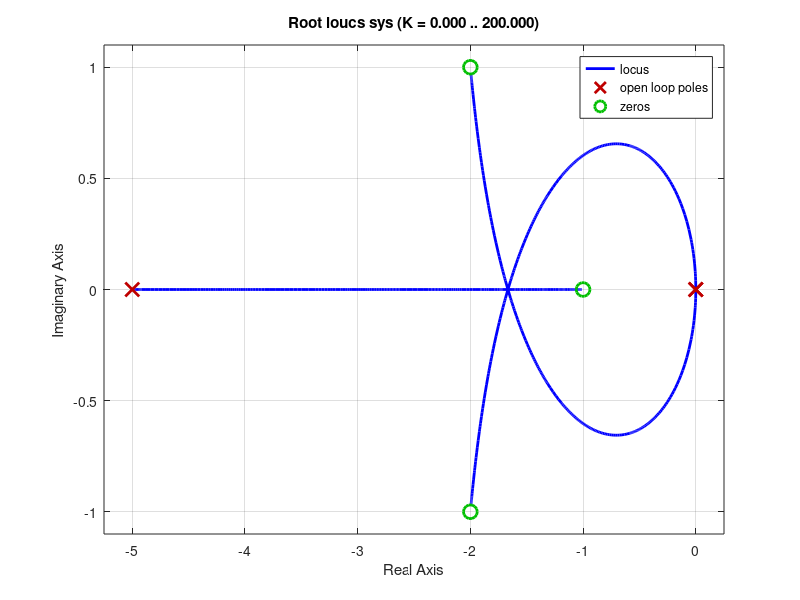

Recreate this plot in MATLAB. (Note: this script raises an error after producing the figure.)
% Definindo o numerador e denominador
num = [1 5 9 5];          % s + 2
den = [1 5 0 0];      % s^2 - 4s + 13

% Criando a função de transferência
sys = tf(num, den);

% Plotando o Lugar das Raízes
rlocus(sys);
grid on;


[p, z, LS, sigma_A, phi_A, sigma_out, w_cross, phi_in, theta_out] = root_locus_out(num, den);
%%
fprintf('\n==========================================================\n');
fprintf('          RESULTADOS DO LUGAR DAS RAÍZES (LGR)            \n');
fprintf('==========================================================\n');

fprintf('Polos (p):          %s\n', mat2str(p, 3));
fprintf('Zeros (z):          %s\n', mat2str(z, 3));
fprintf('Ganho Limite (Ls):  %.4f\n', LS);

fprintf('------------------- ASSÍNTOTAS ---------------------------\n');
fprintf('Centroide (sigma_A): %.3f\n', sigma_A);
fprintf('Ângulos (phi_A):     %s°\n', mat2str(phi_A, 3));

fprintf('------------------- PONTOS CRÍTICOS ----------------------\n');
fprintf('Singularidades (sigma_out): %s\n', mat2str(sigma_out, 3));
fprintf('Cruzamento Jw (w_c):        %s rad/s\n', mat2str(w_cross, 3));

fprintf('------------------- ÂNGULOS DE PARTIDA/CHEGADA -----------\n');
fprintf('Partida (phi_in):    %s°\n', mat2str(phi_in, 3));
fprintf('Chegada (theta_out): %s°\n', mat2str(theta_out, 3));

fprintf('==========================================================\n\n');
   

fprintf('=======b)=====\n\n');
s_i = 1 + 0.6*1i;

result = verify_pole(s_i, p, z);
fprintf(result);

function result = verify_pole(s_i, p, z)
    %Entradas:
    %s_i: Ponto do plano s a ser avaliado
    %p: Vetor de Polos do Sistema
    %z: Vetor de Zeros do Sistema
    %Saídas:
    %result: String contendo o resultado(pertence ou não pertence)
    
    sum_theta = sum(angle(s_i - p));
    
    sum_phi = sum(angle(s_i - z));
    
    phase = (sum_theta - sum_phi)*180/pi;
    
    disp(phase);
    error = abs(180 - phase);
    
    if error < 10
        K = prod( abs(s_i-p) )/prod(abs(s_i - z));
        result = sprintf('O ponto está contido no LGR com ganho %.2f', K);
    else
        result = sprintf('O ponto não está contido no LGR');
    end
    
end


function [p, z, LS, sigma_A, phi_A, sigma_out, w_cross, phi_in, theta_out] = root_locus_out(num, den)
    % Entrada:
    % num: Coeficientes do Numerador, do maior para o menor grau
    % den: Coeficientes do Denominador, do maior para o menor grau
    
    % Saída:
    % p: Polos de Malha Aberta
    % z: Zeros de Malha Aberta
    % LS: Número de Lugares Separados
    % Sigma_A: Ponto de partida das Assíntotas
    % Phi_A: Ângulo de Partida das Assíntotas
    % sigma_out: Pontos de Saída do Eixo Real
    % w_cross: Cruzamento do eixo imaginário
    % phi_in:  Ângulo de Entrada dos Zeros Complexos
    % theta_out: Ângulo de Saída dos Polos Complexos
    
    
    % Cálculo dos Polos e Zeros
    p = roots(den);
    z = roots(num);
    
    Np = length(p);
    Nz = length(z);
    
    % Cálculo dos Ângulos de Saída se Houver Polos Complexos
    theta_out = [];
    for i = 1:Np
        p_i = p(i);
        if imag(p_i) > 0
            theta_out(end+1) = pi - sum(angle(p_i - p(p ~= p_i))) + sum(angle(p_i - z));
        end
    end
    
    
    % Cálculo dos Ângilos de Entrada se Houver Zeros Complexos
    phi_in = [];
    for j = 1:Nz
        z_j = z(j);
        if imag(z_j) ~= 0
            phi_in(end+1) = pi - sum(angle(z_j - p)) + sum(angle(z_j - z(z ~= z_j)));
        end
    end
    
    % Conversão para graus
    phi_in = phi_in .*(180)/(pi);
    
    theta_out = theta_out .*(180)/(pi);

    % Número de Lugares Separados
    LS = max(Np, Nz);
    
    % Número de Polos Tendendo a zeros Infinitos Por Assíntotas
    N_A = Np - Nz;
    
    % Cálculo da Ângulação das Assíntotas
    q = 0:1:N_A-1;
    
    phi_A = ((2*q + 1)/(N_A)).* 180;
    
    sigma_A = real(sum(p) - sum(z))/N_A;
    
    % Cálculo Simbólico para Derivada e suas Raízes, Calculando K = -D(s)/N(s)
    syms s w K
    
    D_s = 0;
    for i = 0:Np
        D_s = D_s + den(Np-i+1)*s^(i);
    end
    
    N_s = 0;
    for j = 0:Nz
        N_s = N_s + num(Nz+1-j)*s^(j);
    end
    
    % p(s) = D_s/N_s;
    P_s = D_s/N_s;

    sigma_out = double(( solve(diff(P_s, s) == 0, s) ));
    
    % Denominador de Malha Fechada N(s) + K*D(s) para Routh Hurwitz
    den_mf = N_s + K*D_s;
    
    eq = subs(den_mf, s, 1i*w);
    
    eq_real = real(eq);
    eq_imag = imag(eq);
    
    sol = solve([eq_real == 0, eq_imag == 0], [w, K]);
    
    K_cross = double(sol.K);
    w_cross = double(sol.w);
    
    idx = K_cross> 0;
    
    % Pega os cruzamentos apenas para K>0
    w_cross = w_cross(idx);
    
    
    end
